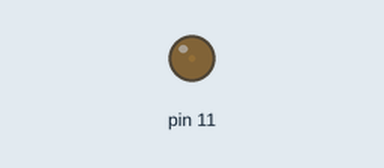
Simulated run of this sketch. Board: Arduino Uno, built with avr-gcc and run on an emulated ATmega328P. On the bench: output pins drawn as LEDs (lit = HIGH).

Above: at 0.05 s.
At 1.3 s:
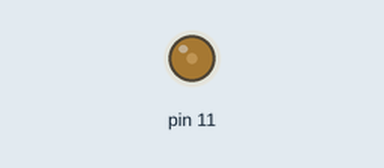
At 2.55 s:
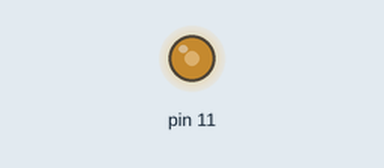
At 5.1 s:
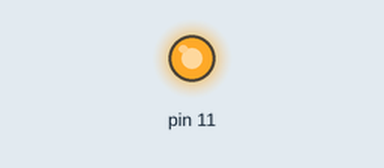
Timing chart, 0 to 6.7 s (numbered marks = the images above):
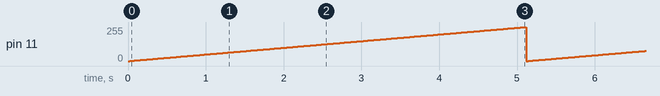

The sketch:

arduinoCV.ino
```cpp
// change the pwm duty cycle as needed (0-255)
int pwm = 0;
int timer = 20;

void setup()
{
  // set pin 11 to low-impedance state
  pinMode(11, OUTPUT);

  // set freq to 61.5 khz
  TCCR2A = _BV(COM2A1) | _BV(COM2B1) | _BV(WGM21) | _BV(WGM20);
  TCCR2B = _BV(CS20);

  OCR2A = pwm;
}

void loop()
{
  // loop the duty cycle from 0-255.
  for(int i = 0; i <= 255; i++) {
    pwm = i;
    OCR2A = pwm;
    delay(timer);
  }
}
```

Measured:
- by itself, pin 11: ramps from 0/255 to 255/255 and jumps back, once every 5.1 s
